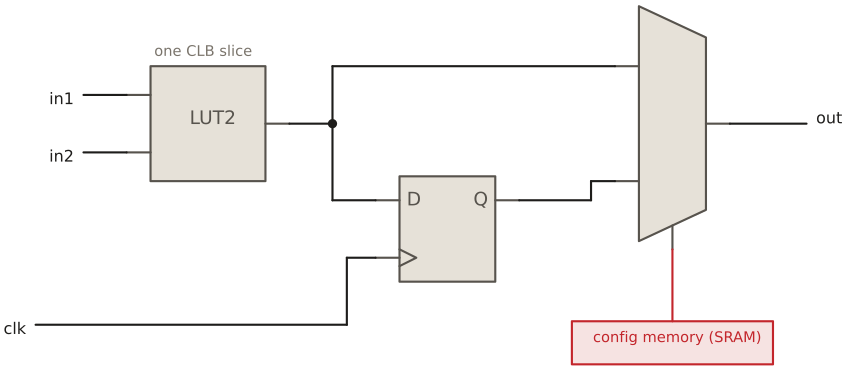

Reproduce this figure in Python.
"""One CLB slice: a LUT2 and a flip-flop, an output mux picks LUT or register."""
from schemdraw import elements as elm
from _style import new_drawing, block, dff, line, RED, RED_FILL, GREY


def draw():
    d = new_drawing()
    d.add(elm.Line().at((-2.6, 0)).to((-2.6, 0)))          # reserve room for labels

    lut = elm.Ic(pins=[elm.IcPin(name="", side="L", anchorname="i1", slot="2/2"),
                       elm.IcPin(name="", side="L", anchorname="i2", slot="1/2"),
                       elm.IcPin(name="", side="R", anchorname="q")],
                 size=(2.4, 2.4), pinspacing=1.2)
    d.add(block(lut).at((0, -1.2)).label("LUT2", "center", fontsize=14))
    for pin, name in (("i1", "in1"), ("i2", "in2")):
        x, y = lut.absanchors[pin]
        line(d, (x, y), (x - 0.9, y))
        d.add(elm.Label().at((x - 1.0, y)).label(name, halign="right"))
    d.add(elm.Label().at((1.2, 1.6)).label("one CLB slice", fontsize=11, color=GREY))

    qx, qy = lut.absanchors["q"]
    ff = dff()
    d.add(ff.anchor("D").at((qx + 1.8, -1.6)))
    line(d, (qx, qy), (qx + 0.9, qy))
    d.add(elm.Dot().at((qx + 0.9, qy)))
    line(d, (qx + 0.9, qy), (qx + 0.9, -1.6), ff.absanchors["D"])

    mux = block(elm.Multiplexer(
        pins=[elm.IcPin(name="", side="L", anchorname="a", slot="2/2"),
              elm.IcPin(name="", side="L", anchorname="b", slot="1/2"),
              elm.IcPin(name="", side="R", anchorname="y"),
              elm.IcPin(name="", side="B", anchorname="s")],
        size=(1.4, 3.6), pinspacing=2.4))
    mx = ff.absanchors["Q"][0] + 2.0
    d.add(mux.anchor("a").at((mx, 1.2)))
    # LUT output -> mux "a" (combinational), flip-flop Q -> mux "b" (registered)
    line(d, (qx + 0.9, qy), (qx + 0.9, 1.2), mux.absanchors["a"])
    line(d, ff.absanchors["Q"], (mx - 0.5, ff.absanchors["Q"][1]), (mx - 0.5, -1.2), mux.absanchors["b"])
    y = mux.absanchors["y"]
    line(d, y, (y[0] + 1.6, y[1]))
    d.add(elm.Label().at((y[0] + 1.7, y[1])).label("out", halign="left"))

    cx, cy = ff.absanchors["CLK"]
    line(d, (cx, cy), (cx - 0.6, cy), (cx - 0.6, -4.2), (-2.4, -4.2))
    d.add(elm.Label().at((-2.5, -4.2)).label("clk", halign="right"))

    sx, sy = mux.absanchors["s"]
    cfg = elm.Ic(size=(4.2, 0.9))
    d.add(block(cfg, RED_FILL, RED).at((sx - 2.1, sy - 2.4))
          .label("config memory (SRAM)", "center", fontsize=11, color=RED))
    d.add(elm.Line().at((sx, sy - 1.5)).to((sx, sy)).color(RED))
    return d
